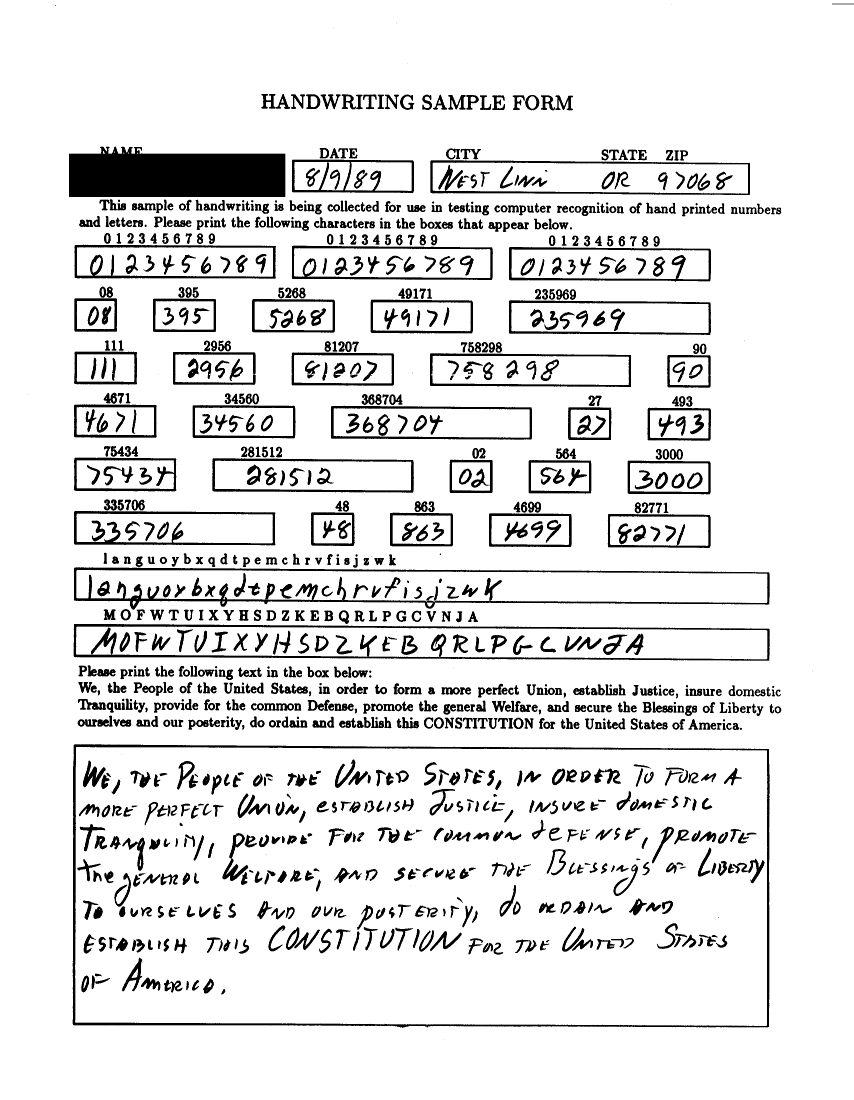
#> input picture trainingData/hsf_page/hsf_0/f0087_24.png, 2560 x 3300 px (shown at 1/3 size); its folder holds only this picture in this run
$ python hsf_page_auto_label.py
#> lines starting #> are read from the running program, lines starting #| are printed output that depends on the picture; after the words box and inside, x2 and y2 are one past the last pixel; in counts of white or black regions, pixels touching at a corner belong together
import cv2
import numpy as np
import pytesseract
import pandas as pd
import os

INPUT_ROOT = "trainingData/hsf_page/"
OUTPUT_DIR = "trainingData/hsf_data/hsf_handwritten_boxes"
CSV_PATH = "trainingData/hsf_data/hsf_labels.csv"

os.makedirs(OUTPUT_DIR, exist_ok=True)

def deskew(img):
    gray = cv2.cvtColor(img, cv2.COLOR_BGR2GRAY)
    edges = cv2.Canny(gray, 50, 150, apertureSize=3)
    lines = cv2.HoughLines(edges, 1, np.pi / 180, 200)
    angle = 0.0
    if lines is not None:
        angles = []
        for rho, theta in lines[:,0]:
            angle_deg = (theta * 180 / np.pi) - 90
            if -45 < angle_deg < 45:
                angles.append(angle_deg)
        if angles:
            angle = np.median(angles)
    (h, w) = img.shape[:2]
    center = (w // 2, h // 2)
    M = cv2.getRotationMatrix2D(center, angle, 1.0)
    deskewed = cv2.warpAffine(img, M, (w, h), flags=cv2.INTER_LINEAR, borderMode=cv2.BORDER_REPLICATE)
    return deskewed

def find_boxes(img):
    gray = cv2.cvtColor(img, cv2.COLOR_BGR2GRAY)
    blur = cv2.GaussianBlur(gray, (3,3), 0)
    thresh = cv2.adaptiveThreshold(blur,255,cv2.ADAPTIVE_THRESH_MEAN_C,cv2.THRESH_BINARY_INV,15,10)
    kernel = cv2.getStructuringElement(cv2.MORPH_RECT, (15, 5))
    morph = cv2.morphologyEx(thresh, cv2.MORPH_CLOSE, kernel)
    contours, _ = cv2.findContours(morph, cv2.RETR_EXTERNAL, cv2.CHAIN_APPROX_SIMPLE)
    boxes = []
    for cnt in contours:
        approx = cv2.approxPolyDP(cnt, 0.02*cv2.arcLength(cnt, True), True)
        if len(approx) == 4:
            x, y, w, h = cv2.boundingRect(approx)
            aspect = w / float(h)
            area = w * h
            if 10000 < area < 40000 and 2.5 < aspect < 5.5:
                boxes.append((x, y, w, h))
    boxes = sorted(boxes, key=lambda b: (b[1], b[0]))
    return boxes

def find_bottom_big_box(img):
    """Detect the largest rectangular box near the bottom of the image."""
    gray = cv2.cvtColor(img, cv2.COLOR_BGR2GRAY)
    blur = cv2.GaussianBlur(gray, (5,5), 0)
    thresh = cv2.adaptiveThreshold(blur,255,cv2.ADAPTIVE_THRESH_MEAN_C,cv2.THRESH_BINARY_INV,25,15)
    kernel = cv2.getStructuringElement(cv2.MORPH_RECT, (25, 7))
    morph = cv2.morphologyEx(thresh, cv2.MORPH_CLOSE, kernel)
    contours, _ = cv2.findContours(morph, cv2.RETR_EXTERNAL, cv2.CHAIN_APPROX_SIMPLE)
    h, w = img.shape[:2]
    candidates = []
    for cnt in contours:
        approx = cv2.approxPolyDP(cnt, 0.02*cv2.arcLength(cnt, True), True)
        if len(approx) == 4:
            x, y, bw, bh = cv2.boundingRect(approx)
            area = bw * bh
            # Heuristic: very large, near the bottom quarter of the image
            if area > 0.15 * w * h and y > h * 0.6:
                candidates.append((x, y, bw, bh, area))
    if not candidates:
        return None
    # Return the largest candidate
    candidates = sorted(candidates, key=lambda b: b[4], reverse=True)
    x, y, bw, bh, _ = candidates[0]
    return (x, y, bw, bh)

def group_boxes_into_grid(boxes, num_cols=4):
    rows = []
    boxes = sorted(boxes, key=lambda b: b[1])
    while boxes:
        row = [boxes.pop(0)]
        y0 = row[0][1]
        to_remove = []
        for i, b in enumerate(boxes):
            if abs(b[1] - y0) < 30:
                row.append(b)
                to_remove.append(i)
        for i in reversed(to_remove):
            boxes.pop(i)
        row = sorted(row, key=lambda b: b[0])
        rows.append(row)
    grid = [b for row in rows for b in row]
    return grid, rows

def safe_crop(img, x, y, w, h):
    img_h, img_w = img.shape[:2]
    x1 = max(0, x)
    y1 = max(0, y)
    x2 = min(x + w, img_w)
    y2 = min(y + h, img_h)
    if y2 > y1 and x2 > x1:
        return img[y1:y2, x1:x2]
    else:
        return np.zeros((1,1,3), dtype=np.uint8)

# [13 lines left out: function is_box_empty, not called in this run]

def extract_boxes_and_labels(img, boxes, rows, base_name, folder_name, csv_rows, label_height=45):
    for row_idx, row in enumerate(rows):
        for col_idx, box in enumerate(row):
            x, y, w, h = box
            handwritten_crop = safe_crop(img, x, y, w, h)
            # Dynamically expand label region above the box
            expand = int(0.2 * h)
            label_y = max(0, y - label_height - expand)
            label_h = label_height + expand
            label_region = safe_crop(img, x, label_y, w, label_h)
            # Preprocess label region for better OCR
            label_gray = cv2.cvtColor(label_region, cv2.COLOR_BGR2GRAY)
            label_gray = cv2.equalizeHist(label_gray)
            label_gray = cv2.adaptiveThreshold(label_gray, 255, cv2.ADAPTIVE_THRESH_MEAN_C, cv2.THRESH_BINARY, 15, 10)
            # OCR with whitelist and single-line mode
            custom_config = r'--psm 7 -c tessedit_char_whitelist=ABCDEFGHIJKLMNOPQRSTUVWXYZabcdefghijklmnopqrstuvwxyz0123456789'
            label = pytesseract.image_to_string(label_gray, config=custom_config)
            label = ''.join(filter(str.isalnum, label)).strip()
            fname = f"{folder_name}_{base_name}_r{row_idx}_c{col_idx}.png"
            out_path = os.path.join(OUTPUT_DIR, fname)
            cv2.imwrite(out_path, handwritten_crop)
            empty = is_box_empty(handwritten_crop)
            csv_rows.append({
                "IMAGE": fname,
                "MEDICINE_NAME": label,
                "GENERIC_NAME": "",
                "EMPTY": empty
            })

def extract_bottom_box(img, base_name, folder_name, csv_rows):
    bottom_box = find_bottom_big_box(img)
    if bottom_box is not None:
        x, y, w, h = bottom_box
        crop = safe_crop(img, x, y, w, h)
        # Preprocess for OCR
        crop_gray = cv2.cvtColor(crop, cv2.COLOR_BGR2GRAY)
        crop_gray = cv2.equalizeHist(crop_gray)
        crop_gray = cv2.adaptiveThreshold(crop_gray, 255, cv2.ADAPTIVE_THRESH_MEAN_C, cv2.THRESH_BINARY, 25, 15)
        # OCR with multi-line mode
        custom_config = r'--psm 6'
        text = pytesseract.image_to_string(crop_gray, config=custom_config).strip()
        fname = f"{folder_name}_{base_name}_bottom_box.png"
        out_path = os.path.join(OUTPUT_DIR, fname)
        cv2.imwrite(out_path, crop)
        csv_rows.append({
            "IMAGE": fname,
            "MEDICINE_NAME": "BOTTOM_BOX",
            "GENERIC_NAME": text,
            "EMPTY": False
        })

def main():
    csv_rows = []
    for folder_name in sorted(os.listdir(INPUT_ROOT)):
        folder_path = os.path.join(INPUT_ROOT, folder_name)
        if not os.path.isdir(folder_path):
            continue
        print(f"Processing folder: {folder_name}")
        for fname in os.listdir(folder_path):
            if fname.lower().endswith(('.png', '.jpg', '.jpeg')):
                image_path = os.path.join(folder_path, fname)
                img = cv2.imread(image_path)
#> img is the input picture: shape (3300, 2560, 3); 89.4% white; 1217 black regions (49 under 20 px), largest, box (x1, y1, x2, y2) and area: (207, 440, 856, 591) 85688, (218, 2233, 2309, 3084) 36152, (222, 1702, 2309, 1829) 31716
                img = deskew(img)
#> in deskew, `edges = cv2.Canny(gray, 50, 150, apertureSize=3)`:
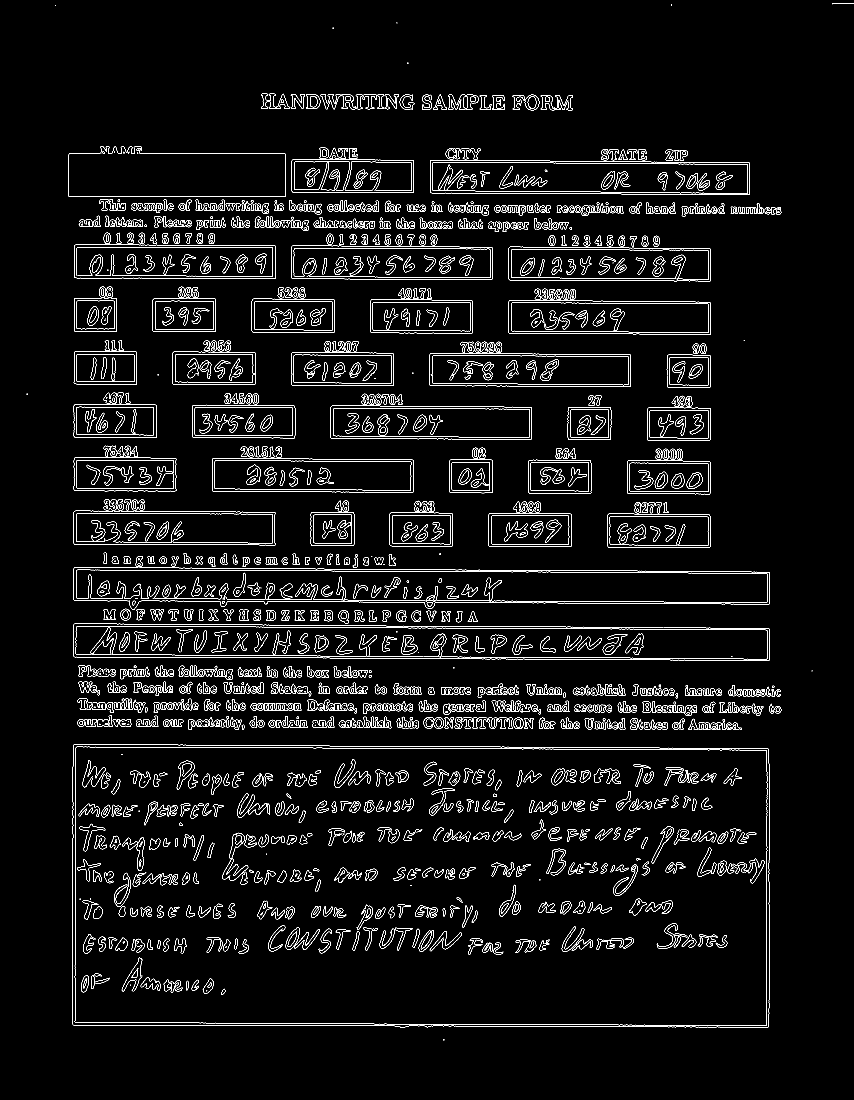
#> edges: shape (3300, 2560) (shown at 1/3 size); 3% white in thin lines or dots
#> in deskew, `lines = cv2.HoughLines(edges, 1, np.pi / 180, 200)`: lines = 888 rows, first 8: [3075, 1.57], [2300, 0], [218, 0], [590, 1.57], [834, 1.57], [2307, 0], [1710, 1.57], [460, 1.57]
#> the loop in deskew, `for rho, theta in lines[:,0]:` made 888 passes
#> (rho, theta, angle_deg) on passes 1 to 3: (3075, 1.57, 2.5e-06), (2300, 0, -90), (218, 0, -90)
#> after the loop in deskew, `for rho, theta in lines[:,0]:`: angles = 442 values, max 7 at index 304, min -45 at index 80, mean -14.86
#> in deskew, `angle = np.median(angles)`: angle = 2.5e-06
#> in deskew, `M = cv2.getRotationMatrix2D(center, angle, 1.0)`: M = [[1, 4.37e-08, -7.21e-05], [-4.37e-08, 1, 5.6e-05]]
                boxes = find_boxes(img)
#> in find_boxes, `morph = cv2.morphologyEx(thresh, cv2.MORPH_CLOSE, kernel)`:
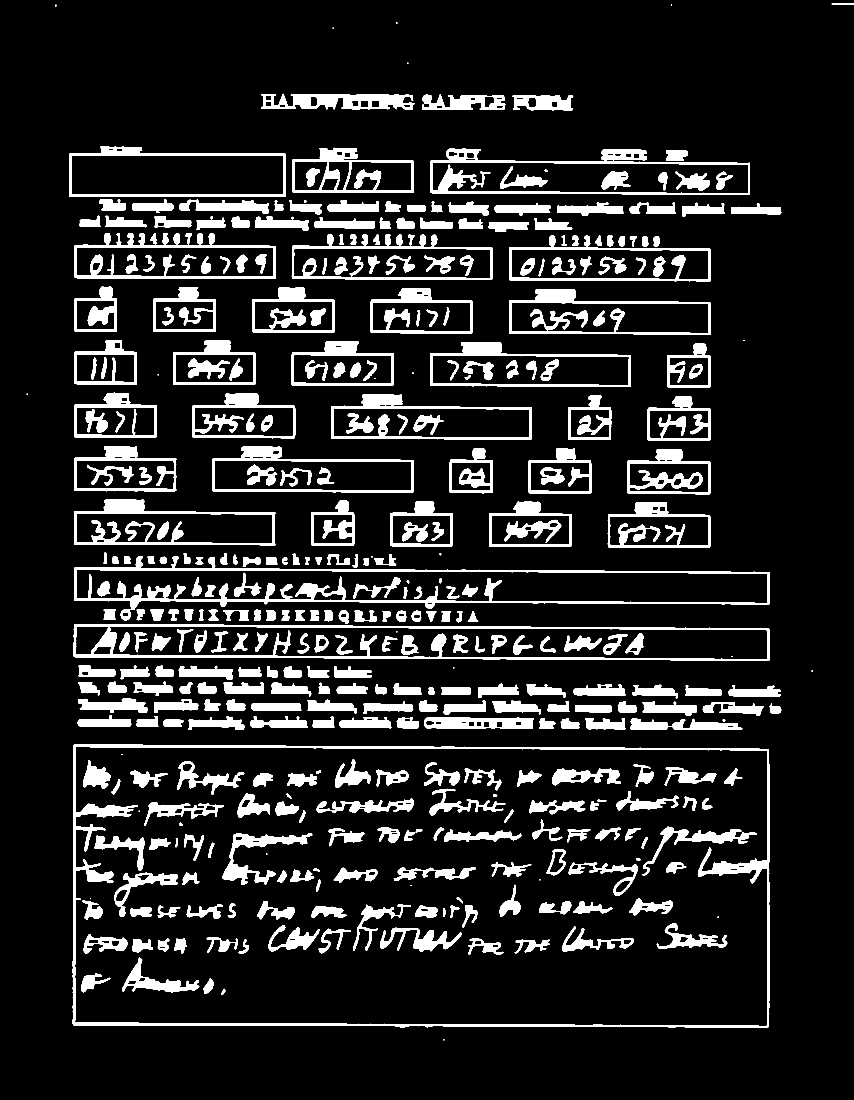
#> morph: shape (3300, 2560) (shown at 1/3 size); 12.5% white; 397 white regions (23 under 20 px)
#> in find_boxes, `contours, _ = cv2.findContours(morph, cv2.RETR_EXTERNAL, cv2.CHAIN_APP..`: contours = 193 contours, 13 with area under 20; largest, box (x1, y1, x2, y2) and area: (218, 2233, 2309, 3084) 1749182, (222, 1669, 2309, 1861) 206518, (221, 1872, 2309, 1982) 201929, (1291, 445, 2250, 585) 99564, (207, 439, 856, 591) 85986
#> the loop in find_boxes, `for cnt in contours:` made 193 passes
#> (approx, x, y, w, h, aspect, area) on passes 2, 9, 17, 19: ([[221, 2235], [220, 3075], [2306, 3080], [2306, 2247]], 220, 2235, 2087, 846, 2.47, 1765602), ([[1272, 2174], [1579, 2186], [1600, 2155], [1283, 2152]], 1272, 2152, 329, 35, 9.4, 11515), ([[1725, 2118], [1725, 2135], [1835, 2132], [1830, 2115]], 1725, 2115, 111, 21, 5.29, 2331), ([[753, 2116], [759, 2130], [903, 2131], [897, 2110]], 753, 2110, 151, 22, 6.86, 3322)
#> after the loop in find_boxes, `for cnt in contours:`: boxes = []
#> boxes = []
                grid, rows = group_boxes_into_grid(boxes)
#> grid = []; rows = []
                base_name = os.path.splitext(fname)[0]
                extract_boxes_and_labels(img, grid, rows, base_name, folder_name, csv_rows)
                extract_bottom_box(img, base_name, folder_name, csv_rows)
#> in find_bottom_big_box, `thresh = cv2.adaptiveThreshold(blur,255,cv2.ADAPTIVE_THRESH_MEAN_C,cv2..`:
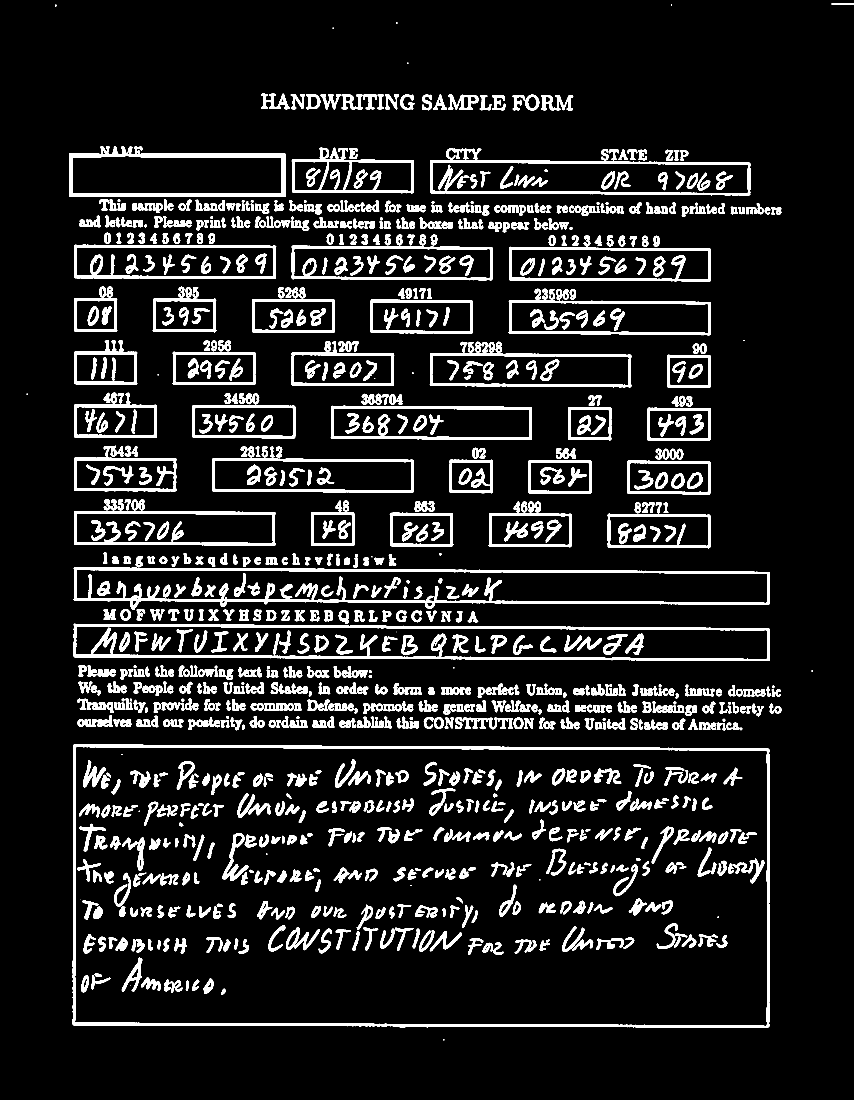
#> thresh: shape (3300, 2560) (shown at 1/3 size); 10.6% white; 1158 white regions (26 under 20 px), largest, box (x1, y1, x2, y2) and area: (218, 2233, 2309, 3084) 42603, (221, 1702, 2309, 1829) 38541, (220, 1871, 2309, 1983) 35152
#> in find_bottom_big_box, `morph = cv2.morphologyEx(thresh, cv2.MORPH_CLOSE, kernel)`:
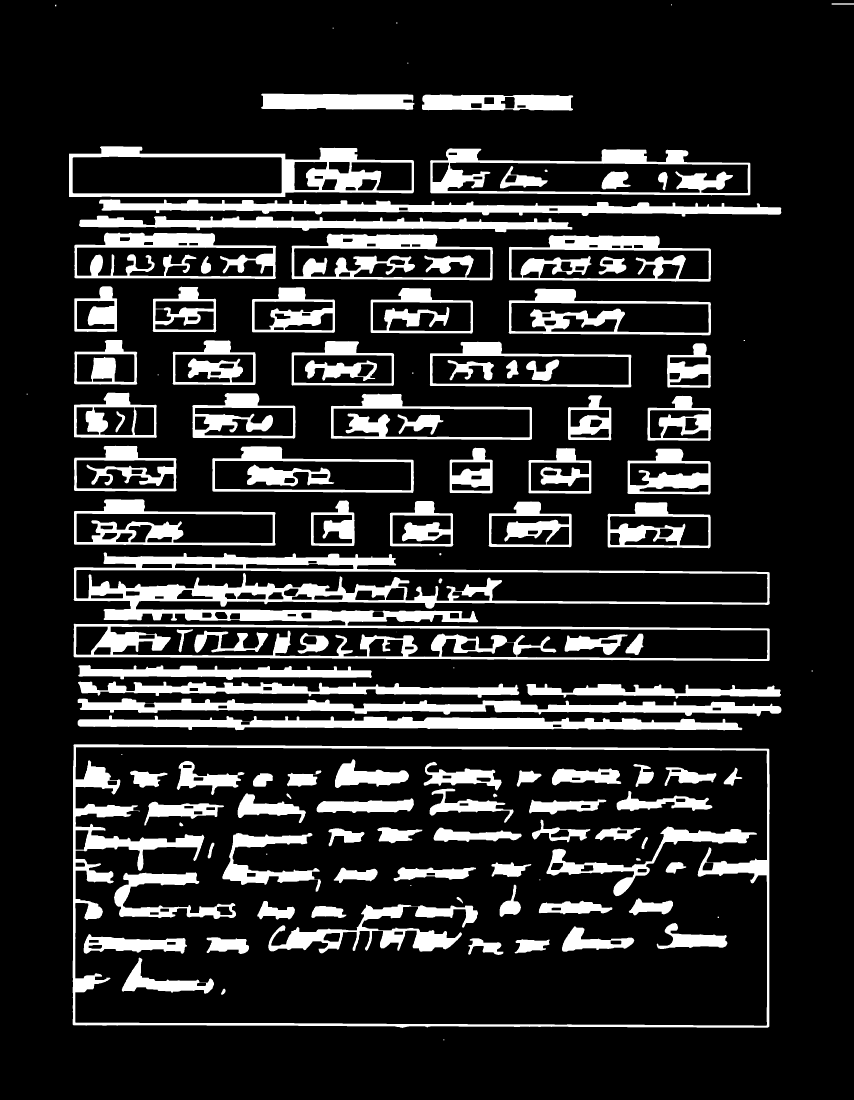
#> morph: shape (3300, 2560) (shown at 1/3 size); 16.4% white; 130 white regions (18 under 20 px)
#> in find_bottom_big_box, `contours, _ = cv2.findContours(morph, cv2.RETR_EXTERNAL, cv2.CHAIN_APP..`: contours = 55 contours, 12 with area under 20; largest, box (x1, y1, x2, y2) and area: (218, 2233, 2309, 3084) 1752040, (220, 1657, 2309, 1983) 471148, (207, 439, 1242, 591) 127662, (1290, 445, 2251, 586) 103894, (223, 698, 829, 837) 71147
#> the loop in find_bottom_big_box, `for cnt in contours:` made 55 passes
#> (approx, x, y, bw, bh, area) on passes 2, 47, 48, 49, 55: ([[220, 2236], [220, 3075], [2307, 3079], [2305, 2246]], 220, 2236, 2088, 844, 1762272), ([[207, 461], [207, 590], [1241, 574], [1239, 481]], 207, 461, 1035, 130, 134550), ([[1267, 293], [1269, 329], [1718, 329], [1716, 286]], 1267, 286, 452, 44, 19888), ([[783, 322], [1242, 309], [1224, 283], [786, 281]], 783, 281, 460, 42, 19320), ([[2495, 10], [2495, 13], [2559, 13], [2559, 10]], 2495, 10, 65, 4, 260)
#> after the loop in find_bottom_big_box, `for cnt in contours:`: candidates = [(220, 2236, 2088, 844, 1762272)]
#> in find_bottom_big_box, `x, y, bw, bh, _ = candidates[0]`: x = 220; y = 2236; bw = 2088; bh = 844
#> in extract_bottom_box, `bottom_box = find_bottom_big_box(img)`: bottom_box = (220, 2236, 2088, 844)
#> in extract_bottom_box, `x, y, w, h = bottom_box`: x = 220; y = 2236; w = 2088; h = 844
#> in safe_crop, `x1 = max(0, x)`: x1 = 220
#> in safe_crop, `y1 = max(0, y)`: y1 = 2236
#> in safe_crop, `x2 = min(x + w, img_w)`: x2 = 2308
#> in safe_crop, `y2 = min(y + h, img_h)`: y2 = 3080
#> in safe_crop, `return img[y1:y2, x1:x2]`:
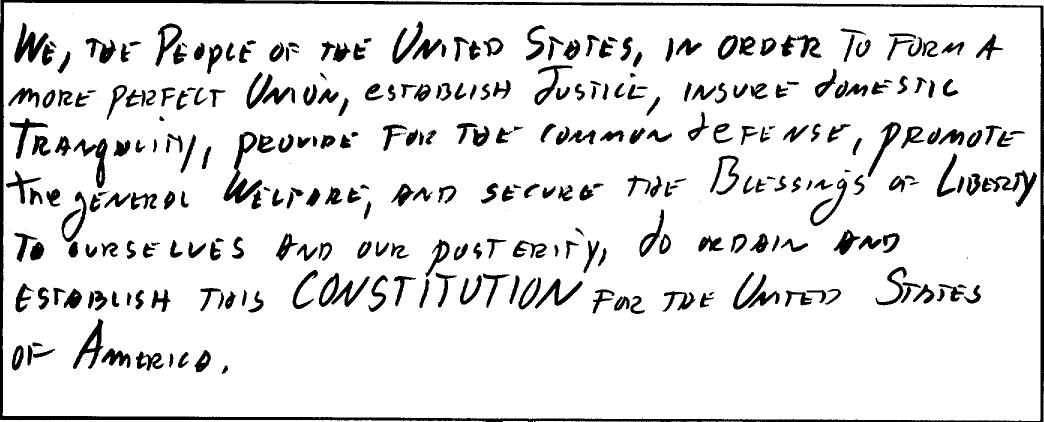
#> returned value: shape (844, 2088, 3) (shown at 1/2 size); 89% white; 334 black regions (21 under 20 px), largest, box (x1, y1, x2, y2) and area: (0, 0, 2088, 844) 33976, (447, 263, 525, 407) 3099, (29, 45, 97, 126) 2290
#> (the call stopped at in extract_bottom_box, `text = pytesseract.image_to_string(crop_gray, config=custom_config).st..`: pytesseract is not available in this run)
    df = pd.DataFrame(csv_rows)
#> (the run stopped early here; a loop or call above may not have finished)
